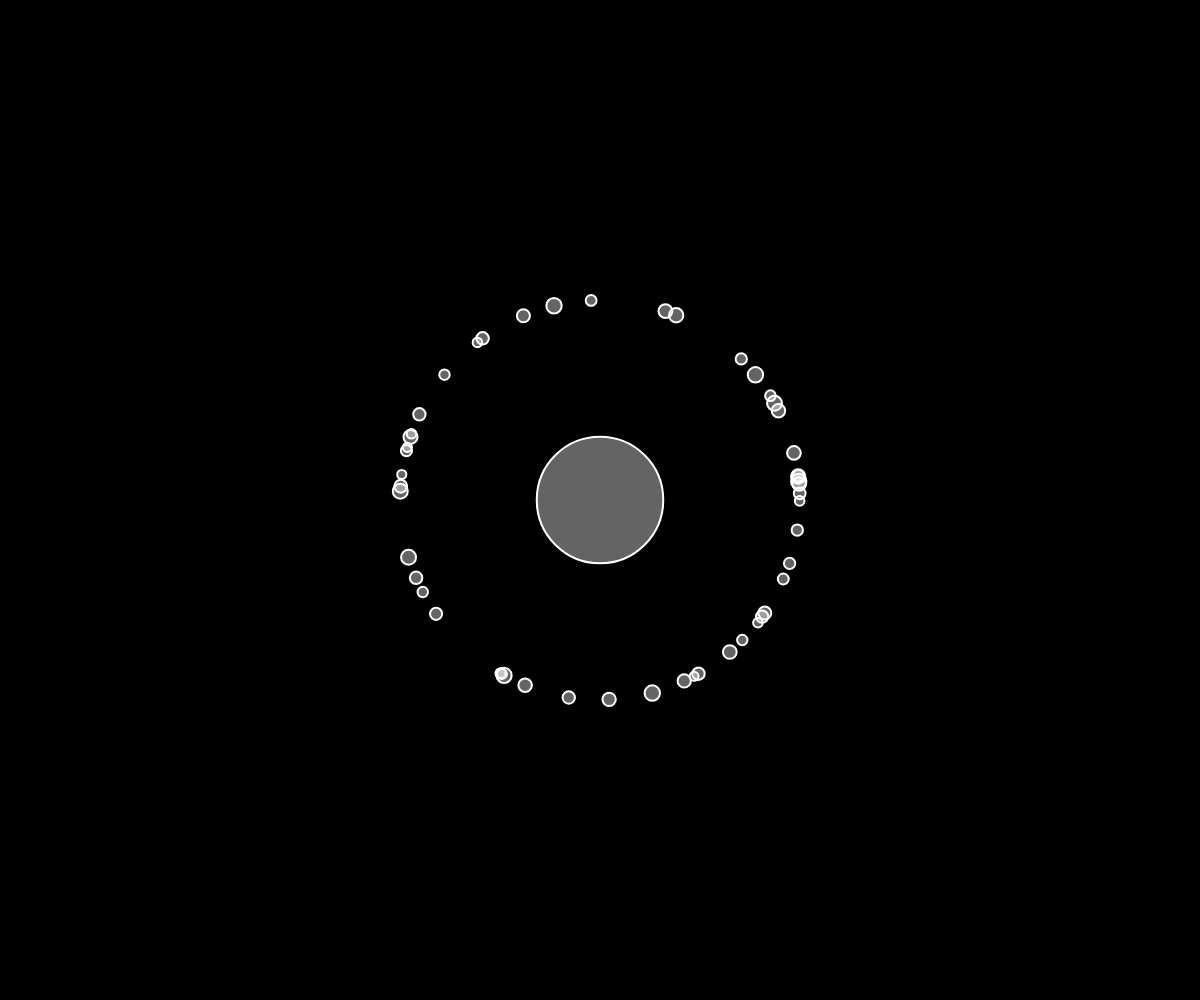
Frame 1 (no input)
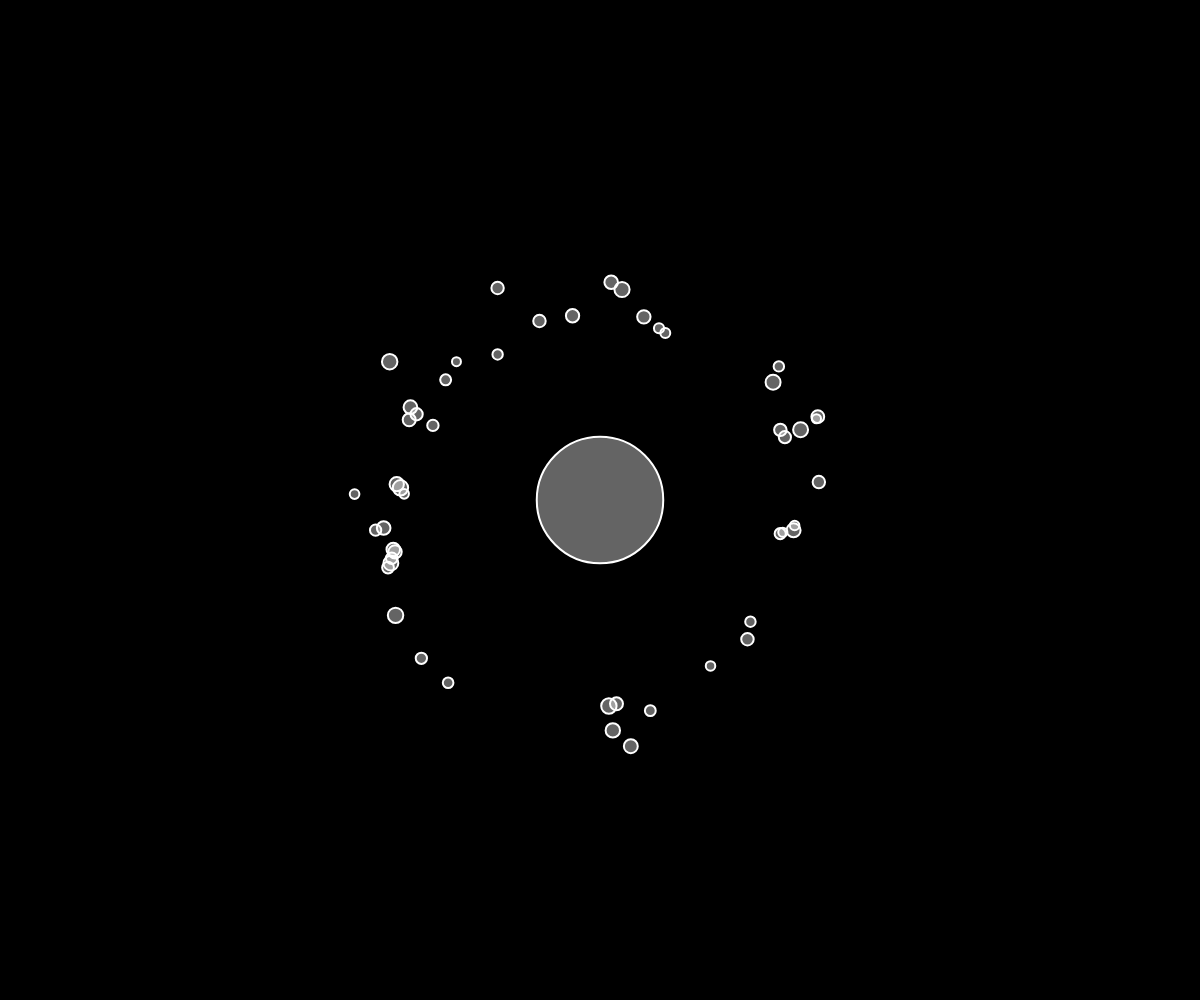
Frame 60 (no input)
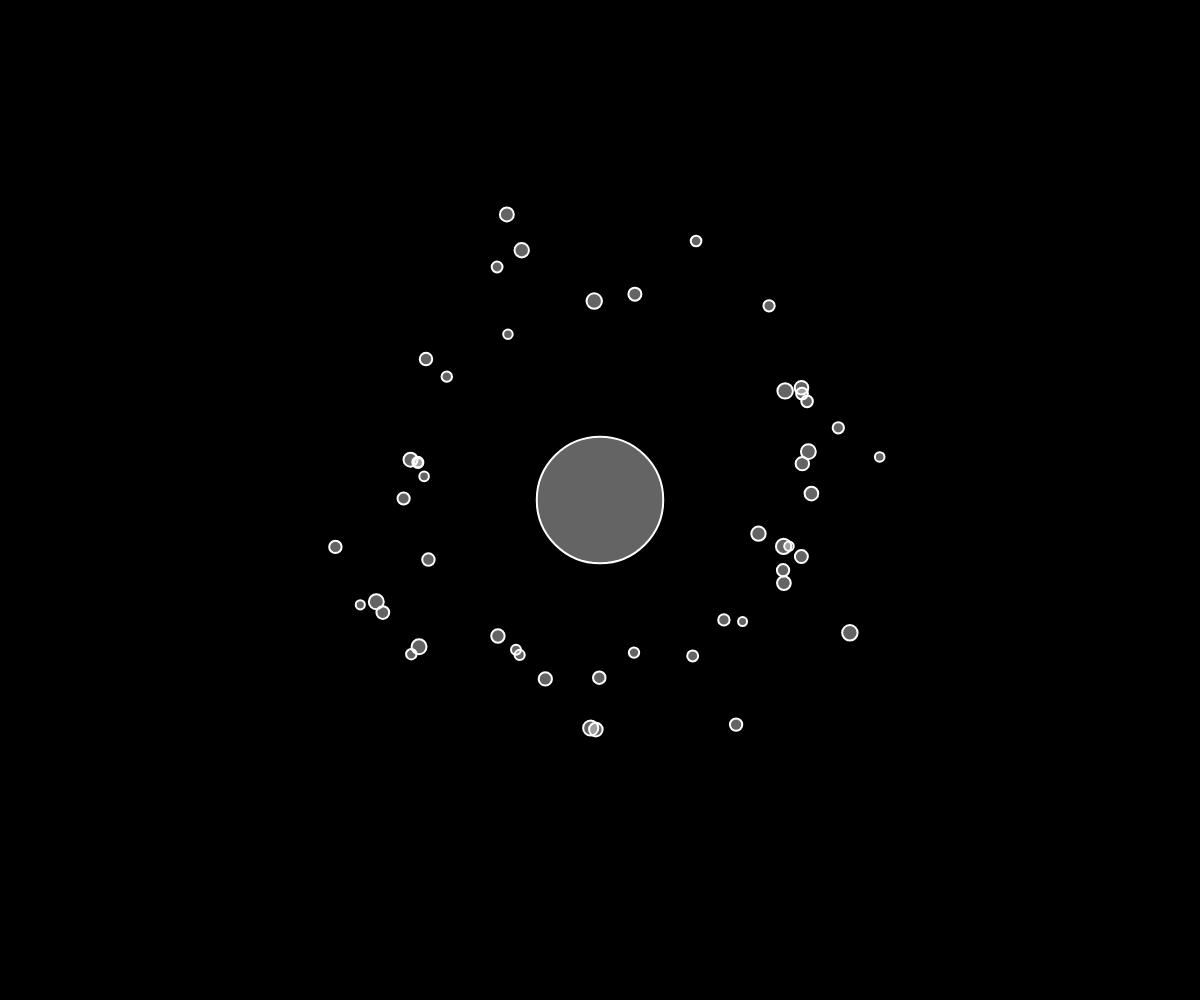
Frame 120 (the mouse pressed at the canvas centre since frame 60)

The p5.js sketch that drew these frames (run headless with seeded random() and noise() and a simulated clock; from frame 60 on, the mouse is pressed at the canvas centre):

// p5.js sketch
// ── sketch.js
let movers = [];
const N = 50;
let sun;

function setup() {
    createCanvas(windowWidth, windowHeight);

    for (let i = 0; i < N; i++) {
        let pos = p5.Vector.random2D();
        let vel = pos.copy();
        vel.setMag(random(5, 15));
        pos.setMag(200, 300);
        vel.rotate(PI / 2);
        let m = random(5, 15);
        movers[i] = new Mover(pos.x, pos.y, vel.x, vel.y, m);
    }
    sun = new Mover(0, 0, 0, 0, 1000);
    // movers[0] = new Mover(windowWidth / 2 + 100, windowHeight / 2, 0, 5, 10);
    // movers[1] = new Mover(windowWidth / 2 - 100, windowHeight / 2, 0, -5, 10);
    // movers[2] = new Mover(windowWidth / 2, windowHeight / 2 + 100, -5, 0, 10);
    // movers[3] = new Mover(windowWidth / 2, windowHeight / 2 - 100, 5, 0, 10);
    background(0);
}

function draw() {
    background(0);
    translate(width / 2, height / 2);

    for (let mover of movers) {
        sun.attract(mover);
        for (let other of movers) {
            if (mover != other) {
                mover.attract(other);
                stroke(255);
                // line(
                //     mover.pos.x, mover.pos.y,
                //     other.pos.x, other.pos.y
                // );
            }
        }
    }

    for (let mover of movers) {
        mover.update();
        mover.show();
    }
    sun.show();

}
// ── mover.js
class Mover {
    constructor(x, y, vx, vy, m) {
        this.pos = createVector(x, y);
        this.vel = createVector(vx, vy);
        this.vel.mult(1);
        this.acc = createVector(0, 0);
        this.mass = m;
        this.r = sqrt(m) * 2;
    }

    applyForce(force) {
        let f = p5.Vector.div(force, this.mass);
        this.acc.add(f);
    }

    attract(mover) {
        let force = p5.Vector.sub(this.pos, mover.pos);
        let dSq = constrain(force.magSq(), 100, 2500);

        let G = 1;

        let strength = (G * (this.mass * mover.mass)) / dSq;
        force.setMag(strength);
        mover.applyForce(force);
    }

    update() {

        this.vel.add(this.acc);
        this.pos.add(this.vel);
        this.acc.set(0, 0);
    }

    show() {
        stroke(255);
        strokeWeight(2);
        fill(255, 100);
        ellipse(this.pos.x, this.pos.y, this.r * 2);
    }
}
